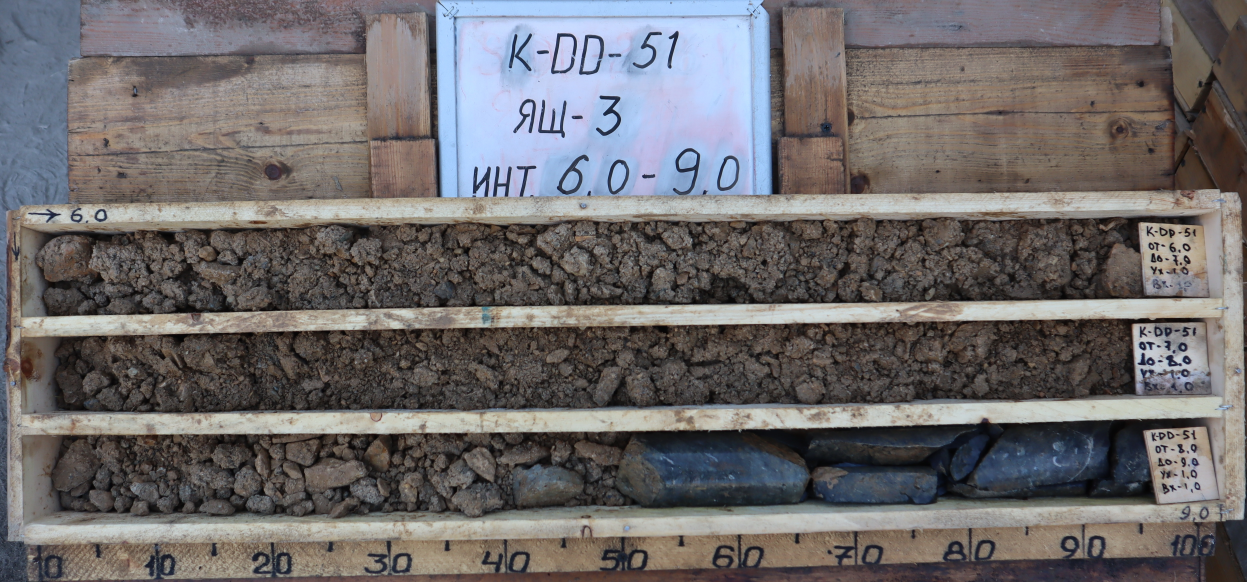
#> input picture images/K-DD-51_BOX(03) 6.0-9.0.JPG, 3740 x 1746 px (shown at 1/3 size)
$ python -i drill_core_process.py   (imports and definitions only)
#> lines starting #> are read from the running program, lines starting #| are printed output that depends on the picture
import math
import random
from functools import reduce

import cv2
import numpy as np
import pandas as pd
from points_clusterer import PointsClusterer

class DrillCoreProcess:
    def __init__(self, images_path='input/'):
        self.images_path = images_path

    def process_images(self, images, metrics=None, max_side=0, resize_to=512, purpose='train', debug=False):
        self.debug = debug
        for idx, image_path in enumerate(images):
            file_name = image_path.split('/')[-1]
            print(f"Processing image {idx + 1}/{len(images)}: {file_name}")
            self.process_image(image_path, file_name, metrics, max_side, resize_to, purpose, debug)

    # [166 lines left out: functions process_image, extract_lines, cluster_lines, filter_clusters, extract_core_samples, resize_image and 1 more, not called in this run]

>>> import cv2
>>> picture = cv2.imread('images/K-DD-51_BOX(03) 6.0-9.0.JPG', cv2.IMREAD_GRAYSCALE)
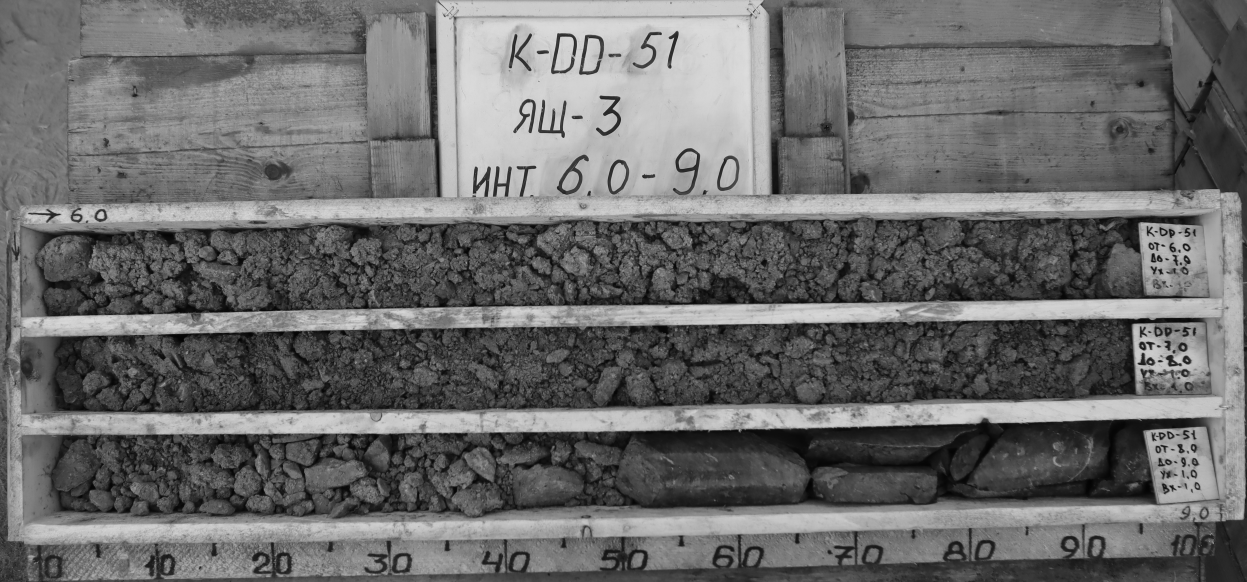
#> picture: shape (1746, 3740) (shown at 1/3 size); min 1, max 243, mean 107.5
>>> result = DrillCoreProcess().process_images(picture)
#> (the run stopped early here; a loop or call above may not have finished)

$ run again, on images/K-DD-51_BOX(04) 9.0-12.00.JPG
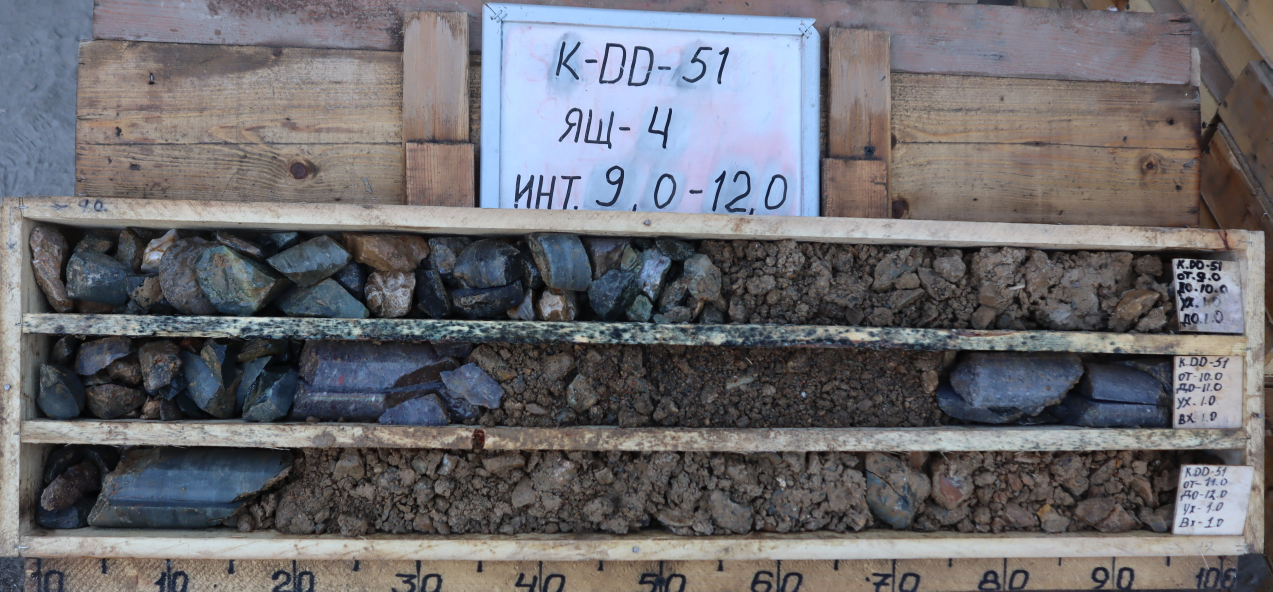
#> input picture images/K-DD-51_BOX(04) 9.0-12.00.JPG, 3817 x 1774 px (shown at 1/3 size)
#> `picture = cv2.imread('images/K-DD-51_BOX(03) 6.0-9.0.JPG', cv2.IMREAD_..`:
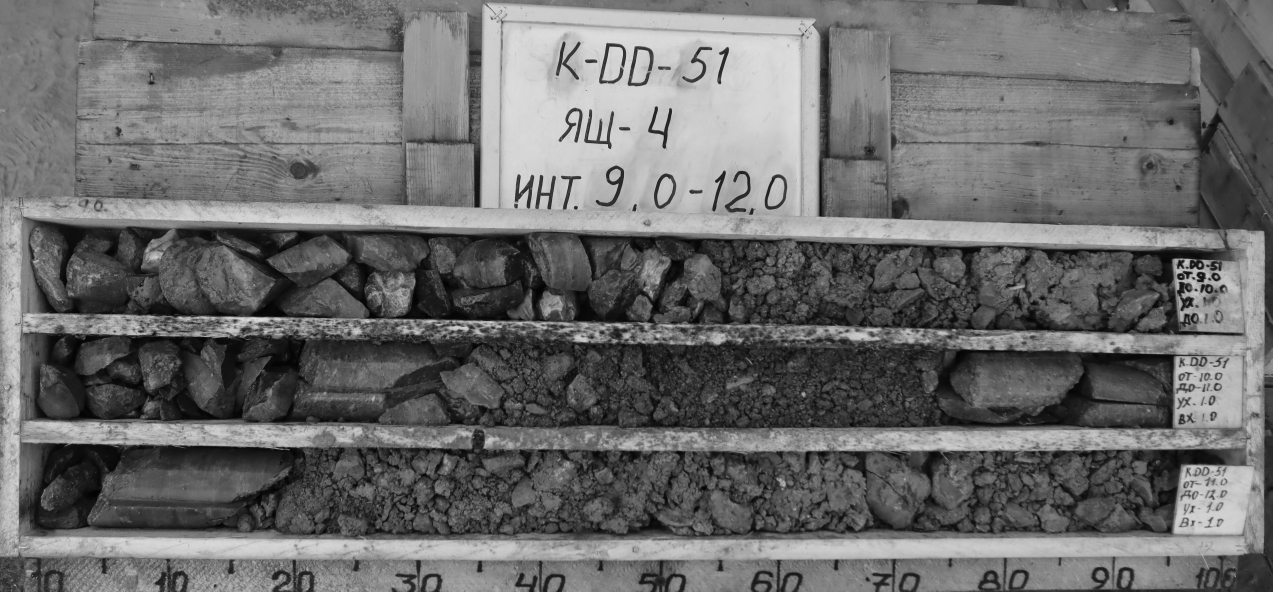
#> picture: shape (1774, 3817) (shown at 1/3 size); min 1, max 234, mean 108.1

$ run again, on images/K-DD-51_BOX(05) 12.00-15.00.JPG
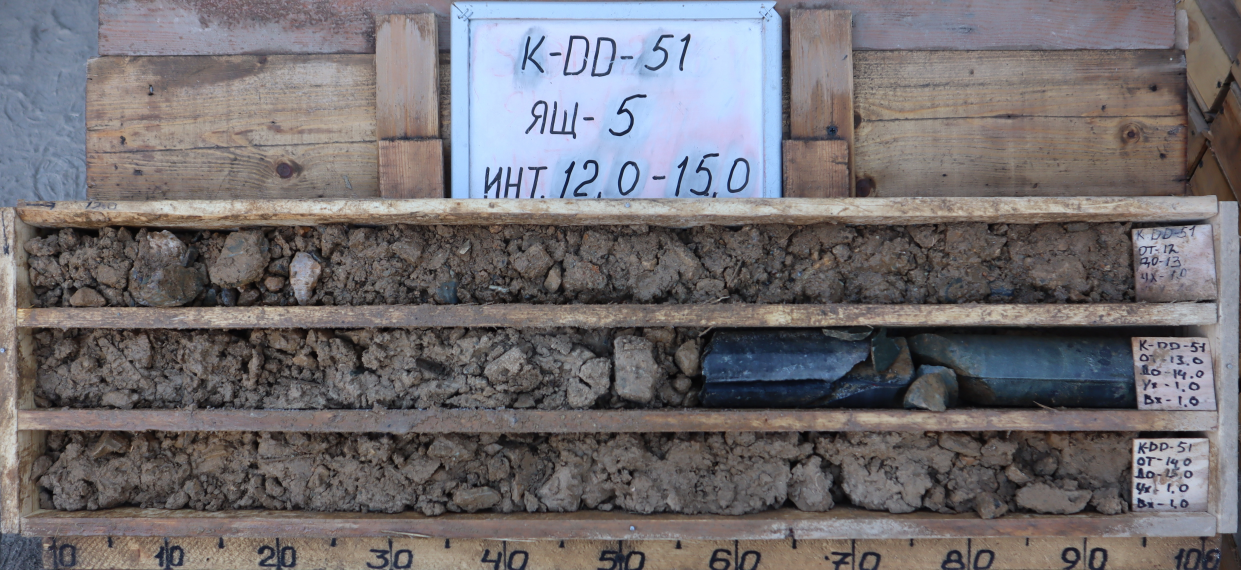
#> input picture images/K-DD-51_BOX(05) 12.00-15.00.JPG, 3722 x 1709 px (shown at 1/3 size)
#> `picture = cv2.imread('images/K-DD-51_BOX(03) 6.0-9.0.JPG', cv2.IMREAD_..`:
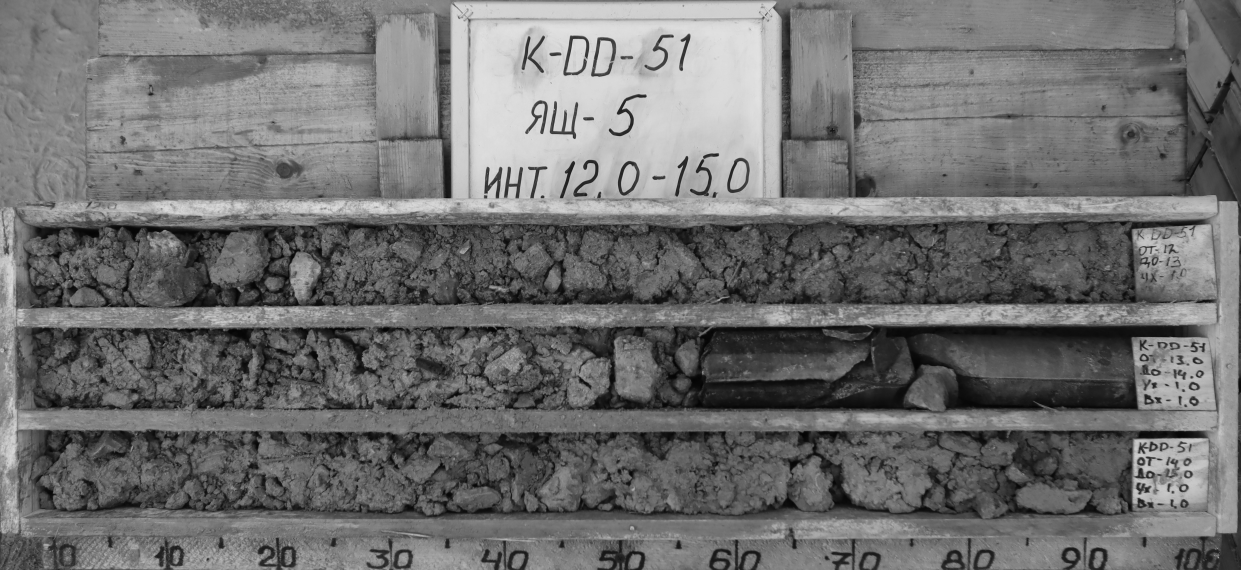
#> picture: shape (1709, 3722) (shown at 1/3 size); min 2, max 231, mean 111.3

$ run again, on images/K-DD-52_BOX (15) 42.0-45.0.JPG
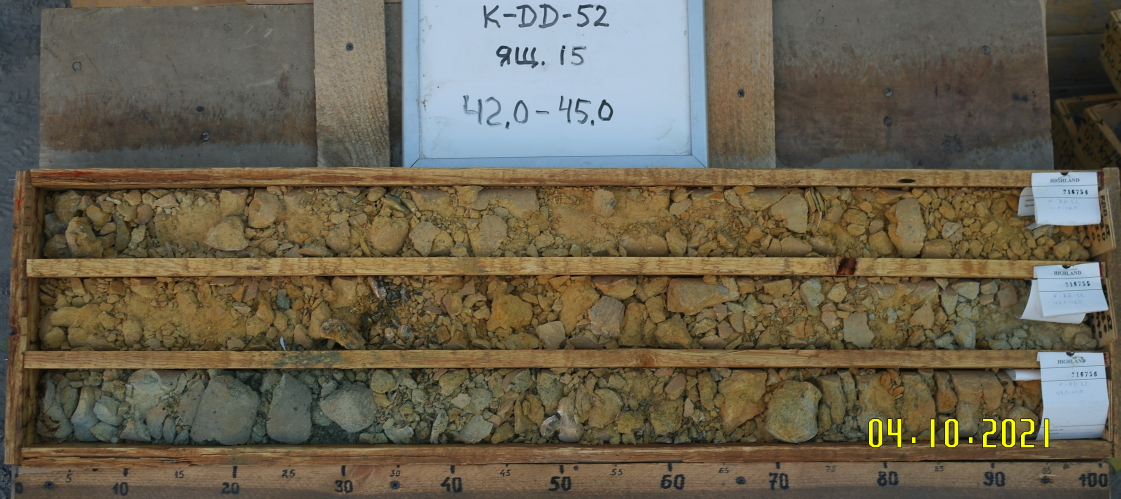
#> input picture images/K-DD-52_BOX (15) 42.0-45.0.JPG, 4481 x 1996 px (shown at 1/4 size)
#> `picture = cv2.imread('images/K-DD-51_BOX(03) 6.0-9.0.JPG', cv2.IMREAD_..`:
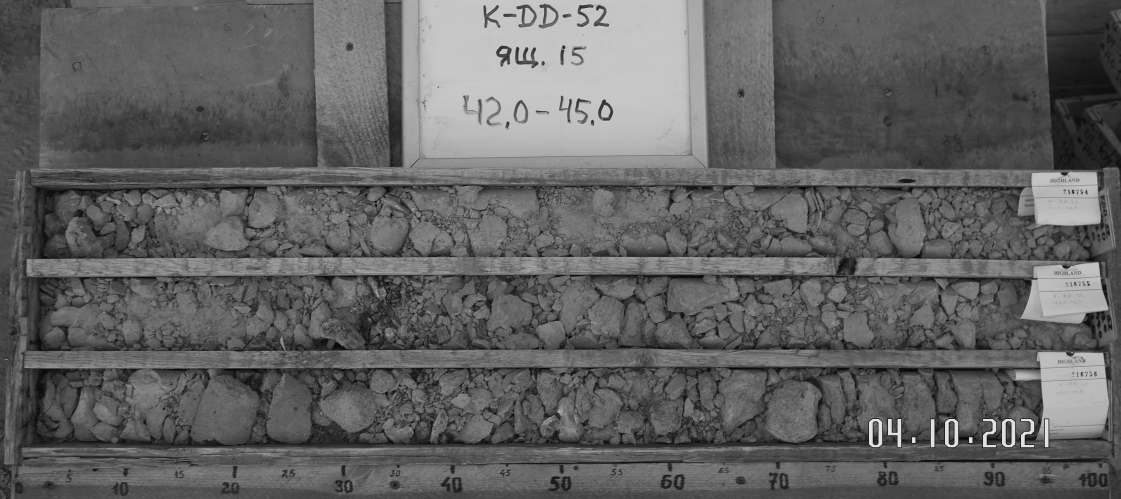
#> picture: shape (1996, 4481) (shown at 1/4 size); min 0, max 228, mean 97.8
